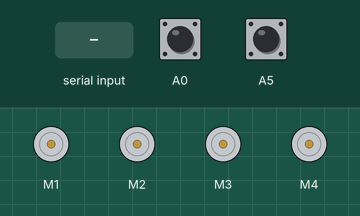
This sketch was run on a simulated Arduino Uno, built with avr-gcc and run on an emulated ATmega328P. Shown: 4 × DC motor (green arrow = forward, orange = backward, longer = faster). The inputs (shaded band) are chosen by the test bench; at power-on: A0 HIGH, A5 HIGH.

Above: at 1.2 s.
1.3 s: "forward\n" received over the second serial link
At 2.5 s:
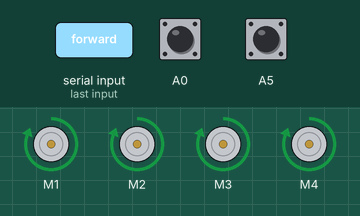
2.8 s: "backward\n" received over the second serial link
At 3.9 s:
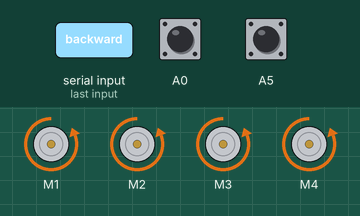
4.3 s: "right\n" received over the second serial link
At 5.0 s:
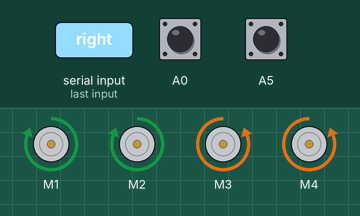
5.8 s: "left\n" received over the second serial link
At 6.2 s:
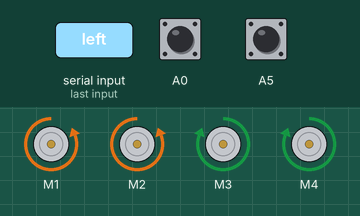
7.3 s: "forward_r\n" received over the second serial link
At 8.5 s:
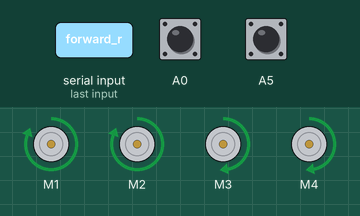
8.8 s: "forward_l\n" received over the second serial link
At 9.6 s:
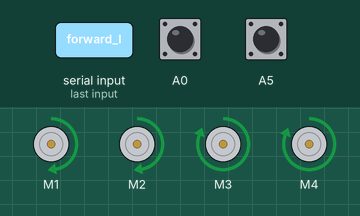
Timing chart, 0 to 11.3 s (numbered marks = the images above; inputs shaded):
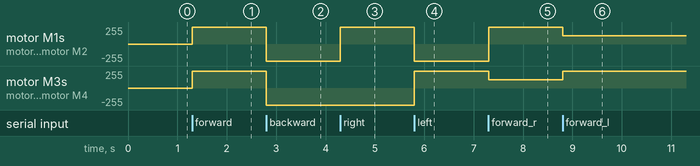

Measured:
- after the input at 1.3 s, motor M1–4: stopped → forward 255/255 at once
- after the input at 2.8 s, motor M1–4: forward 255/255 → backward 255/255 at once
- after the input at 4.3 s, motor M1, motor M2: backward 255/255 → forward 255/255 at once
- after the input at 5.8 s, motor M1, motor M2: forward 255/255 → backward 255/255 at once; motor M3, motor M4: backward 255/255 → forward 255/255 at once
- after the input at 7.3 s, motor M1, motor M2: backward 255/255 → forward 255/255 at once; motor M3, motor M4: forward 255/255 → forward 127/255 at once
- after the input at 8.8 s, motor M1, motor M2: forward 255/255 → forward 127/255 at once; motor M3, motor M4: forward 127/255 → forward 255/255 at once

The sketch:

robotics_project_final.ino
```cpp
#include "AFMotor_R4.h"
#include <SoftwareSerial.h>

SoftwareSerial bluetooth_serial(9, 10); // RX, TX

AF_DCMotor motor_fl(1);
AF_DCMotor motor_bl(2);
AF_DCMotor motor_br(3);
AF_DCMotor motor_fr(4);

int current_speed = 255;   // global speed
int running_command = 6;

void setup() {
  bluetooth_serial.begin(9600);
  pinMode(A0,INPUT_PULLUP);
  pinMode(A5,INPUT_PULLUP);

  set_speed(current_speed);
  stop();
}

void loop() {
  bool front_obstacle_detected = digitalRead(A5) == LOW;
  bool back_obstacle_detected = digitalRead(A0) == LOW;

  if(front_obstacle_detected && (running_command==1 || running_command==7 || running_command==8)){
    if (running_command != 6)
      stop();
  }
  if (back_obstacle_detected && (running_command==2 || running_command==9 || running_command==10)){
    if (running_command != 6)
      stop();
  }

  if (bluetooth_serial.available()) {

    String command = bluetooth_serial.readStringUntil('\n');
    command.trim();
    command.toLowerCase();

    switch (getCommand(command)) {

      case 1: (front_obstacle_detected)? stop() : forward(); break;
      case 2: (back_obstacle_detected)? stop() : backward(); break;
      case 3: right(); break;
      case 4: left(); break;
      case 6: stop(); break;

      case 7: (front_obstacle_detected)? stop() : forward_right(); break;
      case 8: (front_obstacle_detected)? stop() : forward_left(); break;
      case 9: (back_obstacle_detected)? stop() : backward_right(); break;
      case 10: (back_obstacle_detected)? stop() : backward_left(); break;

      case 11:if (running_command != 6) set_speed(51); break;
      case 12:if (running_command != 6) set_speed(102); break;
      case 13:if (running_command != 6) set_speed(153); break;
      case 14:if (running_command != 6) set_speed(204); break;
      case 15:if (running_command != 6) set_speed(255); break;

      default: break;
    }
  }
}

int getCommand(String cmd) {
  if (cmd == "forward") return 1;
  if (cmd == "backward") return 2;
  if (cmd == "right") return 3;
  if (cmd == "left") return 4;
  if (cmd == "stop") return 6;

  if (cmd == "forward_r") return 7;
  if (cmd == "forward_l") return 8;
  if (cmd == "backward_r") return 9;
  if (cmd == "backward_l") return 10;

  if (cmd == "l1") return 11;
  if (cmd == "l2") return 12;
  if (cmd == "l3") return 13;
  if (cmd == "l4") return 14;
  if (cmd == "l5") return 15;

  return 0;
}

void set_speed(int speed) {
  current_speed = speed;
  motor_fl.setSpeed(speed);
  motor_bl.setSpeed(speed);
  motor_br.setSpeed(speed);
  motor_fr.setSpeed(speed);
}

void forward() {
  set_speed(current_speed);
  motor_fl.run(FORWARD);
  motor_bl.run(FORWARD);
  motor_br.run(FORWARD);
  motor_fr.run(FORWARD);
  running_command = 1;
}

void backward() {
  set_speed(current_speed);
  motor_fl.run(BACKWARD);
  motor_bl.run(BACKWARD);
  motor_br.run(BACKWARD);
  motor_fr.run(BACKWARD);
  running_command = 2;
}

void right() {
  set_speed(current_speed);
  motor_fl.run(FORWARD);
  motor_bl.run(FORWARD);
  motor_br.run(BACKWARD);
  motor_fr.run(BACKWARD);
  running_command = 3;
}

void left() {
  set_speed(current_speed);
  motor_fl.run(BACKWARD);
  motor_bl.run(BACKWARD);
  motor_br.run(FORWARD);
  motor_fr.run(FORWARD);
  running_command = 4;
}

void stop() {
  motor_fl.run(RELEASE);
  motor_bl.run(RELEASE);
  motor_br.run(RELEASE);
  motor_fr.run(RELEASE);
  running_command = 6;
}

void forward_right() {
  motor_fl.setSpeed(current_speed);
  motor_bl.setSpeed(current_speed);
  motor_br.setSpeed(current_speed / 2);
  motor_fr.setSpeed(current_speed / 2);

  motor_fl.run(FORWARD);
  motor_bl.run(FORWARD);
  motor_br.run(FORWARD);
  motor_fr.run(FORWARD);

  running_command = 7;
}

void forward_left() {
  motor_br.setSpeed(current_speed);
  motor_fr.setSpeed(current_speed);
  motor_bl.setSpeed(current_speed / 2);
  motor_fl.setSpeed(current_speed / 2);

  motor_br.run(FORWARD);
  motor_fr.run(FORWARD);
  motor_fl.run(FORWARD);
  motor_bl.run(FORWARD);

  running_command = 8;
}

void backward_right() {
  motor_fl.setSpeed(current_speed);
  motor_bl.setSpeed(current_speed);
  motor_br.setSpeed(current_speed / 2);
  motor_fr.setSpeed(current_speed / 2);

  motor_fl.run(BACKWARD);
  motor_bl.run(BACKWARD);
  motor_br.run(BACKWARD);
  motor_fr.run(BACKWARD);

  running_command = 9;
}

void backward_left() {
  motor_br.setSpeed(current_speed);
  motor_fr.setSpeed(current_speed);
  motor_fl.setSpeed(current_speed / 2);
  motor_bl.setSpeed(current_speed / 2);

  motor_fl.run(BACKWARD);
  motor_bl.run(BACKWARD);
  motor_br.run(BACKWARD);
  motor_fr.run(BACKWARD);

  running_command = 10;
}
```
